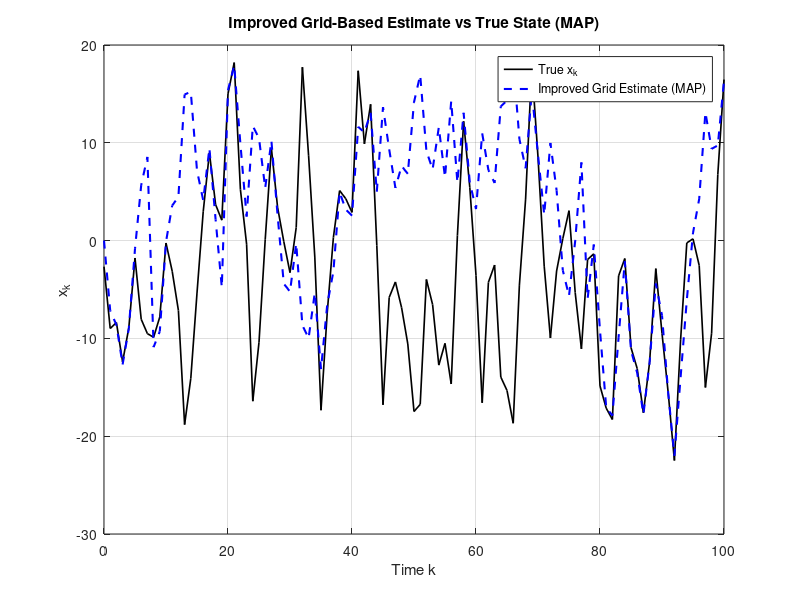
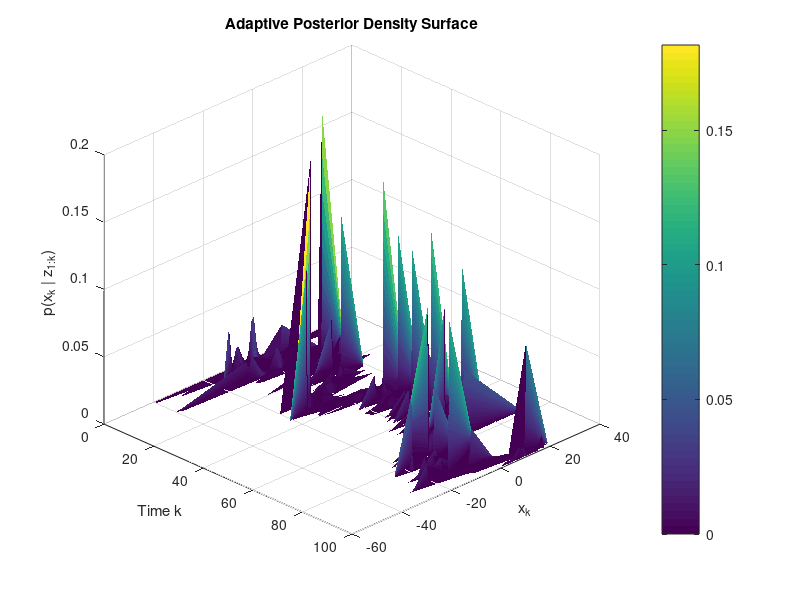

Reproduce these figures in MATLAB, in order. (Note: this script raises an error after producing the figures.)
%Grid-Based Filter with Adaptive Grid and MAP Estimation

% Parameters
rng(1);
K_max = 100;
Q = 10;
R = 1;
N = 1000;

% Simulate true state and measurements
x_true = zeros(1, K_max + 1);
z = zeros(1, K_max + 1);
x_true(1) = randn;
for k = 2:K_max + 1
    x_prev = x_true(k-1);
    v = sqrt(Q) * randn;
    x_true(k) = 0.5 * x_prev + (25 * x_prev) / (1 + x_prev^2) + 8 * cos(1.2 * (k-1)) + v;
end
for k = 1:K_max + 1
    n = sqrt(R) * randn;
    z(k) = (x_true(k)^2) / 20 + n;
end

% Initial belief and grid
x_range = [-40, 40];
x_grid = linspace(x_range(1), x_range(2), N);
dx = x_grid(2) - x_grid(1);
prior = normpdf(x_grid, 0, 1);
prior = prior / sum(prior);

% Output storage
x_igb = zeros(1, K_max + 1);
x_igb(1) = sum(prior .* x_grid);
posterior_history = zeros(K_max + 1, N);
x_grid_history = zeros(K_max + 1, N);
posterior_history(1, :) = prior;
x_grid_history(1, :) = x_grid;

% Main loop
for k = 2:K_max + 1
    pred = zeros(1, N);
    for j = 1:N
        f = 0.5 * x_grid(j) + (25 * x_grid(j)) / (1 + x_grid(j)^2) + 8 * cos(1.2 * (k-1));
        pred = pred + prior(j) * normpdf(x_grid, f, sqrt(Q));
    end
    pred = pred / sum(pred);

    % Measurement update
    z_pred = (x_grid.^2) / 20;
    likelihood = normpdf(z(k), z_pred, sqrt(R));
    posterior = likelihood .* pred;
    posterior = posterior / sum(posterior);

    % MAP estimate from posterior
    [~, idx_max] = max(posterior);
    x_igb(k) = x_grid(idx_max);

    % Store posterior and grid
    posterior_history(k, :) = posterior;
    x_grid_history(k, :) = x_grid;

    % Adaptive grid update with std safeguard
    mean_post = sum(posterior .* x_grid);
    std_post = sqrt(sum(posterior .* (x_grid - mean_post).^2));
    std_post = max(std_post, 2.0);  % Prevent collapse
    x_range = [mean_post - 4 * std_post, mean_post + 4 * std_post];
    x_grid = linspace(x_range(1), x_range(2), N);
    dx = x_grid(2) - x_grid(1);
    prior = posterior;
end

% Plot 1: Estimate vs True
figure;
plot(0:K_max, x_true, 'k-', 'LineWidth', 1.2, 'DisplayName', 'True x_k'); hold on;
plot(0:K_max, x_igb, 'b--', 'LineWidth', 1.5, 'DisplayName', 'Improved Grid Estimate (MAP)');
xlabel('Time k'); ylabel('x_k');
title('Improved Grid-Based Estimate vs True State (MAP)');
legend; grid on;

% Plot 2: Adaptive Posterior Surface
figure;
[X, K] = meshgrid(1:N, 0:K_max);
surf(K, x_grid_history, posterior_history, 'EdgeColor', 'none');
xlabel('Time k'); ylabel('x_k'); zlabel('p(x_k | z_{1:k})');
title('Adaptive Posterior Density Surface');
view([45 30]); colorbar;

% Table output
k_vals = (0:K_max)';
abs_error = abs(x_true - x_igb);
grid_table = table(k_vals, x_true', x_igb', abs_error', ...
    'VariableNames', {'k', 'x_true', 'x_grid_estimate', 'abs_error'});
disp('Improved Grid-Based Filter Results (MAP):');
disp(grid_table(1:101, :));

% Save results locally
save('\\filestore.((location))\Imp_Grid_based_output.mat', 'x_igb');

